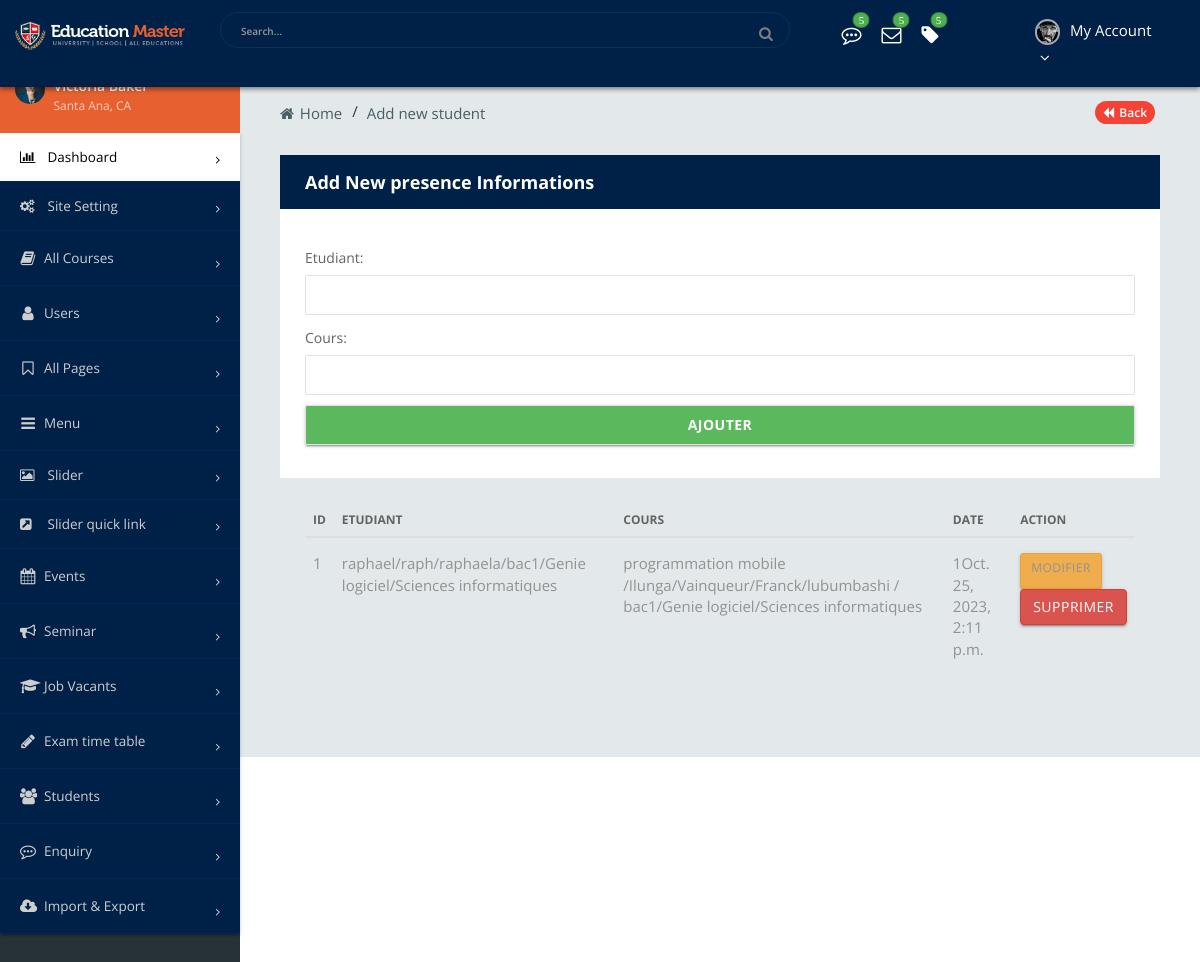
Screenshot of /add_new_pre with the database file from the repository.
### app_studentPresent/models.py (models this page shows, shortened)
class Participation(models.Model):
    date= models.DateTimeField(auto_now_add=True)
    etudiant= models.ForeignKey(Etudiant, on_delete=models.CASCADE)
    cours = models.ForeignKey(Courses, on_delete=models.CASCADE)

class Etudiant(models.Model):
    nom= models.CharField(max_length=45)
    postnom = models.CharField(max_length=45)
    prenom = models.CharField(max_length=45)
    promo = models.ForeignKey(Promotion, on_delete=models.CASCADE)
    def __str__(self):
        return f"{self.nom}/{self.postnom}/{self.prenom}/{self.promo}"

class Promotion(models.Model):
    nom_pro = models.CharField(max_length=15)
    fil = models.ForeignKey(Filliere, on_delete=models.CASCADE)
    def __str__(self) :
        return f"{self.nom_pro}/{self.fil}"

class Filliere(models.Model):
    nom_fil = models.CharField(max_length=25)
    fac = models.ForeignKey(Faculte, on_delete = models.CASCADE)
    def __str__(self):
        return f"{self.nom_fil}/{self.fac}"

class Faculte(models.Model):
    nom_fac = models.CharField(max_length=25)
    def __str__(self):
        return self.nom_fac

class Courses(models.Model):
    title = models.CharField(max_length=45)
    promo = models.ForeignKey(Promotion, on_delete=models.CASCADE)
    enseignant = models.ForeignKey(Enseignant, on_delete=models.CASCADE)
    def __str__(self):
        return f"{self.title} /{self.enseignant} / {self.promo}"

class Enseignant(models.Model):
    name= models.CharField(max_length=45)
    fistname=models.CharField(max_length=45, null=True)
    lastname=models.CharField(max_length=45, null=True)
    adresse = models.CharField(max_length=10, null=True)
    def __str__(self):
        return f"{self.name}/{self.fistname}/{self.lastname}/{self.adresse}"

### app_studentPresent/views/presence.py (the view)
# urls.py: path('add_new_pre', AddNewPresence, name="add_new_pre"),
def AddNewPresence(request, template_name='app_studentPresent/presence/add_presence.html'):
    if request.method == 'POST':
        fm = presenceRegistration(request.POST)
        if fm.is_valid():
            etud = fm.cleaned_data['etudiant']
            crs = fm.cleaned_data['cours']
            reg = Participation(etudiant=etud, cours=crs)
            reg.save()
            fm = presenceRegistration()
    else:
        fm = presenceRegistration()
    presence = Participation.objects.all()
    return render(request, template_name, {'form': fm, 'present': presence})

### app_studentPresent/forms/presence_forms.py
class presenceRegistration(forms.ModelForm):
    class Meta:
        model = Participation
        fields = ['etudiant', 'cours',]
        widgets = {
            'etudiant': forms.TextInput(attrs={'class':'form-control'}),
            'cours': forms.TextInput(attrs={'class':'form-control'}),
        }

### app_studentPresent/templates/app_studentPresent/presence/add_presence.html (shortened to what this page needs)
{% extends "base.html" %}
{% block content %}
<div class="sb2-2">
    <div class="sb2-2-2">
        <ul>
            <li><a href="index-2.html"><i class="fa fa-home" aria-hidden="true"></i> Home</a>
            </li>
            <li class="active-bre"><a href="#"> Add new student</a>
            </li>
            <li class="page-back"><a href="show"><i class="fa fa-backward" aria-hidden="true"></i> Back</a>
            </li>
        </ul>
    </div>
    <div class="sb2-2-3">
        <div class="row">
            <div class="col-md-12">
            <div class="box-inn-sp admin-form">
                    <div class="inn-title">
                        <h4>Add New presence Informations</h4>
                    </div>
                    <div class="tab-inn">
                        <form action ="" method="POST">
                            <div class="row">
                                <div class="input-field col s6">
                                </div>
                            </div>
                            {{form.as_p}}
                            <input type="submit" class="btn btn-success" value ="Ajouter">
                        </form>
                    </div>
                </div>
                <div class="tab-inn">
                    <div class="table-responsive table-desi">
                        {% if present %}
                        <table class="table table-hover">
                            <thead>
                                <tr>
                                    <th>id</th>
                                    <th>Etudiant</th>
                                    <th>Cours</th>
                                    <th>Date</th>
                                    <th>Action</th>
                                </tr>
                            </thead>
                                {% for pre in present %}
                                <tr>
                                    <td>{{pre.id}}</td>
                                    <td>{{pre.etudiant}}</td>
                                    <td>{{pre.cours}}</td>
                                    <td>1{{pre.date}}</td>
                                    <td>
                                        <a href="{% url 'updatedata_pre' pre.id %}" class="btn btn-warning btn-sm">Modifier</a>
                                        <form action="{% url 'deletedata_pre' pre.id %}" method="post" class="d-inline">
                                            <input type="submit" class="btn btn-danger" value="Supprimer">
                                        </form>
                                    </td>
                                </tr>
                                {% endfor %}
                        </table>
                        {% else  %}
                        <h4 class="text-center alert alert-warning">0 enregistrement</h4>
                        {% endif %}
                    </div>
                </div>
            </div>
        </div>
    </div>
</div>
</div>
{% endblock content %}

### rows the page displays
Participation: id "1", etudiant "raphael/raph/raphaela/bac1/Genie logiciel/Sciences informatiques", cours "programmation mobile /Ilunga/Vainqueur/Franck/lubumbashi / bac1/Genie logiciel/Sciences informatiques", date "Oct. 25, 2023, 2:11 p.m."
